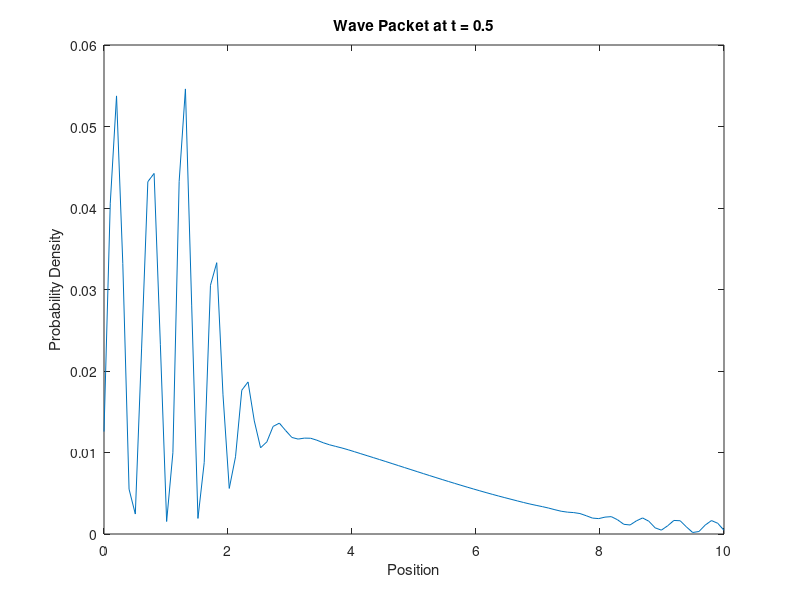
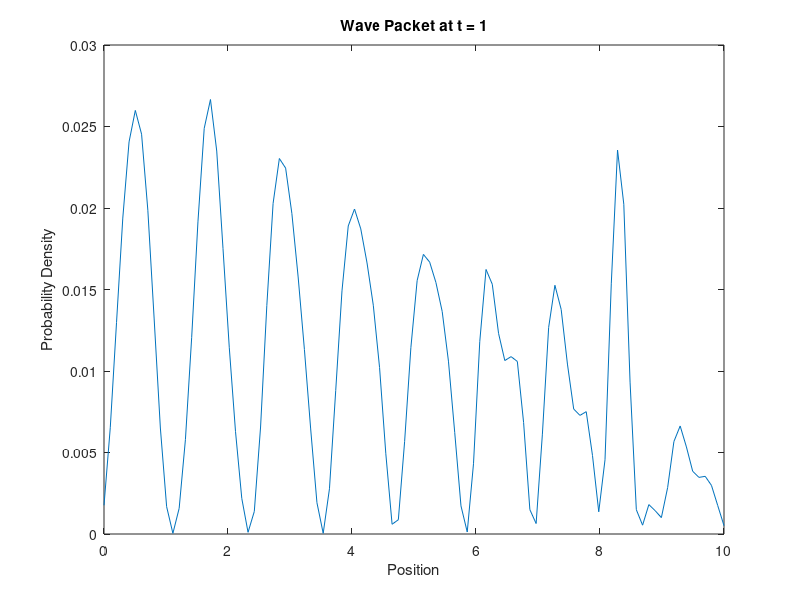
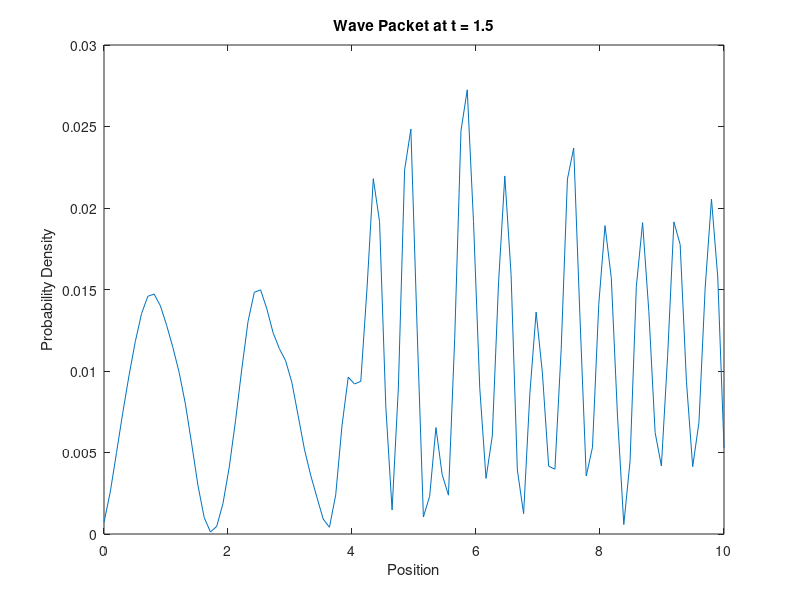
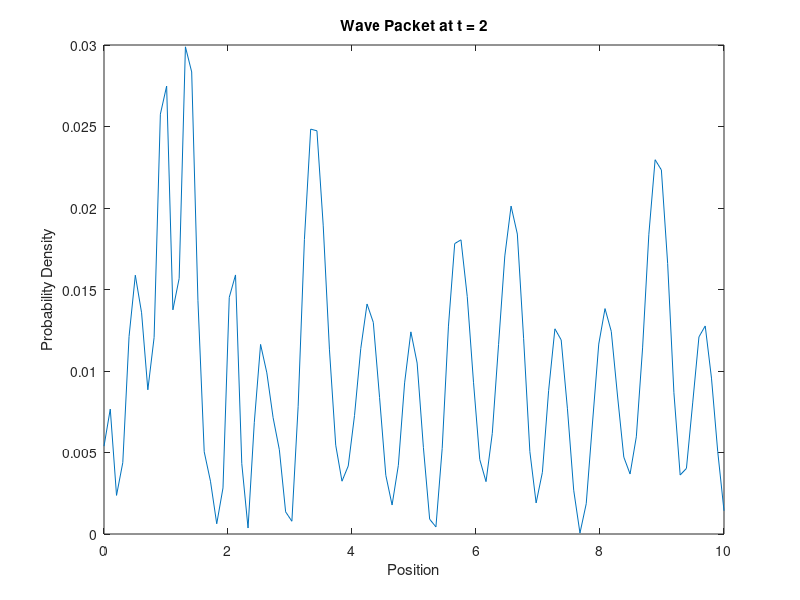

Recreate these plots in MATLAB, in order.
function schrodingerEquation
    % Parameters
    L = 10;     % domain length
    Nx = 100;   % number of spatial points
    Nt = 500;   % number of time steps
    dx = L / (Nx - 1);
    dt = 0.01;  % time step size
    x = linspace(0, L, Nx);
    
    % Potential well (infinite square well)
    V = zeros(1, Nx);
    
    % Initial wave packet
    psi = exp(-((x - L/2).^2) / 0.1) .* exp(1i * 2 * pi * 5 * x / L);
    psi = psi / norm(psi);
    
    % Time evolution using Crank-Nicolson method
    A = diag(2 * ones(1, Nx)) - diag(ones(1, Nx-1), 1) - diag(ones(1, Nx-1), -1);
    A = A / dx^2;
    B = eye(Nx) - 1i * dt / 2 * (A + diag(V));
    C = eye(Nx) + 1i * dt / 2 * (A + diag(V));
    
    % Time-stepping loop
    for n = 1:Nt
        psi = B \ (C * psi.');
        psi = psi.';
        
        % Plot results
        if mod(n, 50) == 0
            figure;
            plot(x, abs(psi).^2);
            title(['Wave Packet at t = ', num2str(n * dt)]);
            xlabel('Position');
            ylabel('Probability Density');
        end
    end
end
